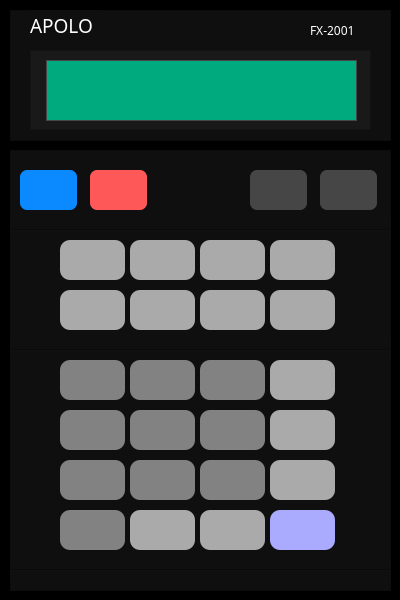
<?xml version="1.0" encoding="UTF-8"?>
<ui version="4.0">
 <class>Calculadora</class>
 <widget class="QWidget" name="Calculadora">
  <property name="geometry">
   <rect>
    <x>0</x>
    <y>0</y>
    <width>400</width>
    <height>600</height>
   </rect>
  </property>
  <property name="minimumSize">
   <size>
    <width>400</width>
    <height>600</height>
   </size>
  </property>
  <property name="maximumSize">
   <size>
    <width>400</width>
    <height>600</height>
   </size>
  </property>
  <property name="windowTitle">
   <string>Calculadora</string>
  </property>
  <property name="styleSheet">
   <string notr="true">QWidget{
	background-color: rgb(0, 0, 0);
}</string>
  </property>
  <widget class="QFrame" name="Top">
   <property name="geometry">
    <rect>
     <x>10</x>
     <y>10</y>
     <width>381</width>
     <height>131</height>
    </rect>
   </property>
   <property name="styleSheet">
    <string notr="true">QFrame{
background-color: rgb(15, 15, 15);
}
</string>
   </property>
   <property name="frameShape">
    <enum>QFrame::StyledPanel</enum>
   </property>
   <property name="frameShadow">
    <enum>QFrame::Raised</enum>
   </property>
   <widget class="QFrame" name="LastDisplay">
    <property name="geometry">
     <rect>
      <x>20</x>
      <y>40</y>
      <width>341</width>
      <height>80</height>
     </rect>
    </property>
    <property name="styleSheet">
     <string notr="true">background-color: rgb(25,25,25);</string>
    </property>
    <property name="frameShape">
     <enum>QFrame::StyledPanel</enum>
    </property>
    <property name="frameShadow">
     <enum>QFrame::Raised</enum>
    </property>
    <widget class="QLabel" name="Display">
     <property name="enabled">
      <bool>true</bool>
     </property>
     <property name="geometry">
      <rect>
       <x>16</x>
       <y>10</y>
       <width>311</width>
       <height>61</height>
      </rect>
     </property>
     <property name="font">
      <font>
       <family>Tahoma</family>
       <pointsize>14</pointsize>
       <weight>50</weight>
       <bold>false</bold>
      </font>
     </property>
     <property name="styleSheet">
      <string notr="true">QLabel{
    border: 0.5px solid rgb(70,70,70);
    background-color: rgb(0, 170, 127);
}</string>
     </property>
     <property name="text">
      <string/>
     </property>
     <property name="alignment">
      <set>Qt::AlignRight|Qt::AlignTrailing|Qt::AlignVCenter</set>
     </property>
    </widget>
   </widget>
   <widget class="QLabel" name="Marca">
    <property name="geometry">
     <rect>
      <x>20</x>
      <y>0</y>
      <width>71</width>
      <height>31</height>
     </rect>
    </property>
    <property name="font">
     <font>
      <family>Eras Demi ITC</family>
      <pointsize>14</pointsize>
      <weight>50</weight>
      <italic>false</italic>
      <bold>false</bold>
     </font>
    </property>
    <property name="styleSheet">
     <string notr="true">color: rgb(255, 255, 255);</string>
    </property>
    <property name="text">
     <string>APOLO</string>
    </property>
   </widget>
   <widget class="QLabel" name="Modelo">
    <property name="geometry">
     <rect>
      <x>300</x>
      <y>10</y>
      <width>51</width>
      <height>21</height>
     </rect>
    </property>
    <property name="font">
     <font>
      <family>Arial Rounded MT Bold</family>
      <pointsize>9</pointsize>
      <weight>50</weight>
      <bold>false</bold>
     </font>
    </property>
    <property name="styleSheet">
     <string notr="true">color: rgb(255, 255, 255);</string>
    </property>
    <property name="text">
     <string>FX-2001</string>
    </property>
   </widget>
  </widget>
  <widget class="QFrame" name="Bot">
   <property name="geometry">
    <rect>
     <x>10</x>
     <y>150</y>
     <width>381</width>
     <height>441</height>
    </rect>
   </property>
   <property name="styleSheet">
    <string notr="true">background-color: rgb(15, 15, 15);</string>
   </property>
   <property name="frameShape">
    <enum>QFrame::StyledPanel</enum>
   </property>
   <property name="frameShadow">
    <enum>QFrame::Raised</enum>
   </property>
   <widget class="QPushButton" name="BtnDEL">
    <property name="geometry">
     <rect>
      <x>10</x>
      <y>20</y>
      <width>57</width>
      <height>40</height>
     </rect>
    </property>
    <property name="styleSheet">
     <string notr="true">QPushButton {
background-color: rgb(11, 137, 255);
border-radius: 7px;
}
QPushButton:pressed {
background-color: rgb(1, 111, 255);
}</string>
    </property>
    <property name="text">
     <string/>
    </property>
    <property name="icon">
     <iconset>
      <normaloff>Calculadora Python/Iconos/DEL_AC/DEL.png</normaloff>Calculadora Python/Iconos/DEL_AC/DEL.png</iconset>
    </property>
    <property name="iconSize">
     <size>
      <width>30</width>
      <height>40</height>
     </size>
    </property>
   </widget>
   <widget class="QPushButton" name="BtnAC">
    <property name="geometry">
     <rect>
      <x>80</x>
      <y>20</y>
      <width>57</width>
      <height>40</height>
     </rect>
    </property>
    <property name="styleSheet">
     <string notr="true">QPushButton {
background-color: rgb(255, 88, 88);
border-radius: 7px;
}
QPushButton:pressed {
background-color: rgb(255, 43, 43);
}</string>
    </property>
    <property name="text">
     <string/>
    </property>
    <property name="icon">
     <iconset>
      <normaloff>Calculadora Python/Iconos/DEL_AC/AC.png</normaloff>Calculadora Python/Iconos/DEL_AC/AC.png</iconset>
    </property>
    <property name="iconSize">
     <size>
      <width>30</width>
      <height>40</height>
     </size>
    </property>
   </widget>
   <widget class="QPushButton" name="BtnON">
    <property name="geometry">
     <rect>
      <x>240</x>
      <y>20</y>
      <width>57</width>
      <height>40</height>
     </rect>
    </property>
    <property name="styleSheet">
     <string notr="true">QPushButton {
background-color: rgb(70, 70, 70);
border-radius: 7px;
}
QPushButton:pressed {
background-color: rgb(35, 35, 35);
}</string>
    </property>
    <property name="text">
     <string/>
    </property>
    <property name="icon">
     <iconset>
      <normaloff>Calculadora Python/Iconos/ON_OFF/Encendido.png</normaloff>Calculadora Python/Iconos/ON_OFF/Encendido.png</iconset>
    </property>
    <property name="iconSize">
     <size>
      <width>30</width>
      <height>40</height>
     </size>
    </property>
   </widget>
   <widget class="QPushButton" name="BtnOFF">
    <property name="geometry">
     <rect>
      <x>310</x>
      <y>20</y>
      <width>57</width>
      <height>40</height>
     </rect>
    </property>
    <property name="styleSheet">
     <string notr="true">QPushButton {
background-color: rgb(70, 70, 70);
border-radius: 7px;
}
QPushButton:pressed {
background-color: rgb(35, 35, 35);
}</string>
    </property>
    <property name="text">
     <string/>
    </property>
    <property name="icon">
     <iconset>
      <normaloff>Calculadora Python/Iconos/ON_OFF/Apagado.png</normaloff>Calculadora Python/Iconos/ON_OFF/Apagado.png</iconset>
    </property>
    <property name="iconSize">
     <size>
      <width>30</width>
      <height>40</height>
     </size>
    </property>
   </widget>
   <widget class="QPushButton" name="BtnLn">
    <property name="geometry">
     <rect>
      <x>50</x>
      <y>90</y>
      <width>65</width>
      <height>40</height>
     </rect>
    </property>
    <property name="styleSheet">
     <string notr="true">QPushButton {
background-color: rgb(170,170,170);
border-radius: 10px;
}
QPushButton:pressed {
background-color: rgb(120,120, 120);
}</string>
    </property>
    <property name="text">
     <string/>
    </property>
    <property name="icon">
     <iconset>
      <normaloff>Calculadora Python/Iconos/Operadores/Logaritmo_natural.png</normaloff>Calculadora Python/Iconos/Operadores/Logaritmo_natural.png</iconset>
    </property>
    <property name="iconSize">
     <size>
      <width>35</width>
      <height>40</height>
     </size>
    </property>
   </widget>
   <widget class="QPushButton" name="BtnLog">
    <property name="geometry">
     <rect>
      <x>120</x>
      <y>90</y>
      <width>65</width>
      <height>40</height>
     </rect>
    </property>
    <property name="styleSheet">
     <string notr="true">QPushButton {
background-color: rgb(170,170,170);
border-radius: 10px;
}
QPushButton:pressed {
background-color: rgb(120,120, 120);
}</string>
    </property>
    <property name="text">
     <string/>
    </property>
    <property name="icon">
     <iconset>
      <normaloff>Calculadora Python/Iconos/Operadores/Logaritmo.png</normaloff>Calculadora Python/Iconos/Operadores/Logaritmo.png</iconset>
    </property>
    <property name="iconSize">
     <size>
      <width>35</width>
      <height>40</height>
     </size>
    </property>
   </widget>
   <widget class="QPushButton" name="BtnExp2">
    <property name="geometry">
     <rect>
      <x>190</x>
      <y>90</y>
      <width>65</width>
      <height>40</height>
     </rect>
    </property>
    <property name="styleSheet">
     <string notr="true">QPushButton {
background-color: rgb(170,170,170);
border-radius: 10px;
}
QPushButton:pressed {
background-color: rgb(120,120, 120);
}</string>
    </property>
    <property name="text">
     <string/>
    </property>
    <property name="icon">
     <iconset>
      <normaloff>Calculadora Python/Iconos/Operadores/Potencia_2.png</normaloff>Calculadora Python/Iconos/Operadores/Potencia_2.png</iconset>
    </property>
    <property name="iconSize">
     <size>
      <width>35</width>
      <height>40</height>
     </size>
    </property>
   </widget>
   <widget class="QPushButton" name="BtnExp3">
    <property name="geometry">
     <rect>
      <x>260</x>
      <y>90</y>
      <width>65</width>
      <height>40</height>
     </rect>
    </property>
    <property name="styleSheet">
     <string notr="true">QPushButton {
background-color: rgb(170,170,170);
border-radius: 10px;
}
QPushButton:pressed {
background-color: rgb(120,120, 120);
}</string>
    </property>
    <property name="text">
     <string/>
    </property>
    <property name="icon">
     <iconset>
      <normaloff>Calculadora Python/Iconos/Operadores/Potencia_3.png</normaloff>Calculadora Python/Iconos/Operadores/Potencia_3.png</iconset>
    </property>
    <property name="iconSize">
     <size>
      <width>35</width>
      <height>40</height>
     </size>
    </property>
   </widget>
   <widget class="QPushButton" name="BtnParDer">
    <property name="geometry">
     <rect>
      <x>260</x>
      <y>140</y>
      <width>65</width>
      <height>40</height>
     </rect>
    </property>
    <property name="styleSheet">
     <string notr="true">QPushButton {
background-color: rgb(170,170,170);
border-radius: 10px;
}
QPushButton:pressed {
background-color: rgb(120,120, 120);
}</string>
    </property>
    <property name="text">
     <string/>
    </property>
    <property name="icon">
     <iconset>
      <normaloff>Calculadora Python/Iconos/Operadores/ParDer.png</normaloff>Calculadora Python/Iconos/Operadores/ParDer.png</iconset>
    </property>
    <property name="iconSize">
     <size>
      <width>35</width>
      <height>40</height>
     </size>
    </property>
   </widget>
   <widget class="QPushButton" name="BtnPorc">
    <property name="geometry">
     <rect>
      <x>50</x>
      <y>140</y>
      <width>65</width>
      <height>40</height>
     </rect>
    </property>
    <property name="styleSheet">
     <string notr="true">QPushButton {
background-color: rgb(170,170,170);
border-radius: 10px;
}
QPushButton:pressed {
background-color: rgb(120,120, 120);
}</string>
    </property>
    <property name="text">
     <string/>
    </property>
    <property name="icon">
     <iconset>
      <normaloff>Calculadora Python/Iconos/Operadores/Porcentaje.png</normaloff>Calculadora Python/Iconos/Operadores/Porcentaje.png</iconset>
    </property>
    <property name="iconSize">
     <size>
      <width>35</width>
      <height>40</height>
     </size>
    </property>
   </widget>
   <widget class="QPushButton" name="BtnParIzq">
    <property name="geometry">
     <rect>
      <x>190</x>
      <y>140</y>
      <width>65</width>
      <height>40</height>
     </rect>
    </property>
    <property name="styleSheet">
     <string notr="true">QPushButton {
background-color: rgb(170,170,170);
border-radius: 10px;
}
QPushButton:pressed {
background-color: rgb(120,120, 120);
}</string>
    </property>
    <property name="text">
     <string/>
    </property>
    <property name="icon">
     <iconset>
      <normaloff>Calculadora Python/Iconos/Operadores/ParIz.png</normaloff>Calculadora Python/Iconos/Operadores/ParIz.png</iconset>
    </property>
    <property name="iconSize">
     <size>
      <width>35</width>
      <height>40</height>
     </size>
    </property>
   </widget>
   <widget class="QPushButton" name="BtnFact">
    <property name="geometry">
     <rect>
      <x>120</x>
      <y>140</y>
      <width>65</width>
      <height>40</height>
     </rect>
    </property>
    <property name="styleSheet">
     <string notr="true">QPushButton {
background-color: rgb(170,170,170);
border-radius: 10px;
}
QPushButton:pressed {
background-color: rgb(120,120, 120);
}</string>
    </property>
    <property name="text">
     <string/>
    </property>
    <property name="icon">
     <iconset>
      <normaloff>Calculadora Python/Iconos/Operadores/Factorial.png</normaloff>Calculadora Python/Iconos/Operadores/Factorial.png</iconset>
    </property>
    <property name="iconSize">
     <size>
      <width>35</width>
      <height>40</height>
     </size>
    </property>
   </widget>
   <widget class="QPushButton" name="Btn8">
    <property name="geometry">
     <rect>
      <x>120</x>
      <y>210</y>
      <width>65</width>
      <height>40</height>
     </rect>
    </property>
    <property name="styleSheet">
     <string notr="true">QPushButton {
background-color: rgb(130,130,130);
border-radius: 10px;
}
QPushButton:pressed {
background-color: rgb(90,90, 90);
}
</string>
    </property>
    <property name="text">
     <string/>
    </property>
    <property name="icon">
     <iconset>
      <normaloff>Calculadora Python/Iconos/Números/8.png</normaloff>Calculadora Python/Iconos/Números/8.png</iconset>
    </property>
    <property name="iconSize">
     <size>
      <width>35</width>
      <height>40</height>
     </size>
    </property>
   </widget>
   <widget class="QPushButton" name="Btn7">
    <property name="geometry">
     <rect>
      <x>50</x>
      <y>210</y>
      <width>65</width>
      <height>40</height>
     </rect>
    </property>
    <property name="styleSheet">
     <string notr="true">QPushButton {
background-color: rgb(130,130,130);
border-radius: 10px;
}
QPushButton:pressed {
background-color: rgb(90,90, 90);
}</string>
    </property>
    <property name="text">
     <string/>
    </property>
    <property name="icon">
     <iconset>
      <normaloff>Calculadora Python/Iconos/Números/7.png</normaloff>Calculadora Python/Iconos/Números/7.png</iconset>
    </property>
    <property name="iconSize">
     <size>
      <width>35</width>
      <height>40</height>
     </size>
    </property>
   </widget>
   <widget class="QPushButton" name="Btn9">
    <property name="geometry">
     <rect>
      <x>190</x>
      <y>210</y>
      <width>65</width>
      <height>40</height>
     </rect>
    </property>
    <property name="styleSheet">
     <string notr="true">QPushButton {
background-color: rgb(130,130,130);
border-radius: 10px;
}
QPushButton:pressed {
background-color: rgb(90,90, 90);
}</string>
    </property>
    <property name="text">
     <string/>
    </property>
    <property name="icon">
     <iconset>
      <normaloff>Calculadora Python/Iconos/Números/9.png</normaloff>Calculadora Python/Iconos/Números/9.png</iconset>
    </property>
    <property name="iconSize">
     <size>
      <width>35</width>
      <height>40</height>
     </size>
    </property>
   </widget>
   <widget class="QPushButton" name="BtnSum">
    <property name="geometry">
     <rect>
      <x>260</x>
      <y>210</y>
      <width>65</width>
      <height>40</height>
     </rect>
    </property>
    <property name="styleSheet">
     <string notr="true">QPushButton {
background-color: rgb(170, 170, 170);
border-radius: 10px;
}
QPushButton:pressed {
background-color: rgb(120,120, 120);
}</string>
    </property>
    <property name="text">
     <string/>
    </property>
    <property name="icon">
     <iconset>
      <normaloff>Calculadora Python/Iconos/Operadores/Suma.png</normaloff>Calculadora Python/Iconos/Operadores/Suma.png</iconset>
    </property>
    <property name="iconSize">
     <size>
      <width>35</width>
      <height>40</height>
     </size>
    </property>
   </widget>
   <widget class="QPushButton" name="Btn5">
    <property name="geometry">
     <rect>
      <x>120</x>
      <y>260</y>
      <width>65</width>
      <height>40</height>
     </rect>
    </property>
    <property name="styleSheet">
     <string notr="true">QPushButton {
background-color: rgb(130,130,130);
border-radius: 10px;
}
QPushButton:pressed {
background-color: rgb(90,90, 90);
}</string>
    </property>
    <property name="text">
     <string/>
    </property>
    <property name="icon">
     <iconset>
      <normaloff>Calculadora Python/Iconos/Números/5.png</normaloff>Calculadora Python/Iconos/Números/5.png</iconset>
    </property>
    <property name="iconSize">
     <size>
      <width>35</width>
      <height>40</height>
     </size>
    </property>
   </widget>
   <widget class="QPushButton" name="Btn4">
    <property name="geometry">
     <rect>
      <x>50</x>
      <y>260</y>
      <width>65</width>
      <height>40</height>
     </rect>
    </property>
    <property name="styleSheet">
     <string notr="true">QPushButton {
background-color: rgb(130,130,130);
border-radius: 10px;
}
QPushButton:pressed {
background-color: rgb(90,90, 90);
}</string>
    </property>
    <property name="text">
     <string/>
    </property>
    <property name="icon">
     <iconset>
      <normaloff>Calculadora Python/Iconos/Números/4.png</normaloff>Calculadora Python/Iconos/Números/4.png</iconset>
    </property>
    <property name="iconSize">
     <size>
      <width>35</width>
      <height>40</height>
     </size>
    </property>
   </widget>
   <widget class="QPushButton" name="Btn6">
    <property name="geometry">
     <rect>
      <x>190</x>
      <y>260</y>
      <width>65</width>
      <height>40</height>
     </rect>
    </property>
    <property name="styleSheet">
     <string notr="true">QPushButton {
background-color: rgb(130,130,130);
border-radius: 10px;
}
QPushButton:pressed {
background-color: rgb(90,90, 90);
}</string>
    </property>
    <property name="text">
     <string/>
    </property>
    <property name="icon">
     <iconset>
      <normaloff>Calculadora Python/Iconos/Números/6.png</normaloff>Calculadora Python/Iconos/Números/6.png</iconset>
    </property>
    <property name="iconSize">
     <size>
      <width>35</width>
      <height>40</height>
     </size>
    </property>
   </widget>
   <widget class="QPushButton" name="BtnRes">
    <property name="geometry">
     <rect>
      <x>260</x>
      <y>260</y>
      <width>65</width>
      <height>40</height>
     </rect>
    </property>
    <property name="styleSheet">
     <string notr="true">QPushButton {
background-color: rgb(170,170,170);
border-radius: 10px;
}
QPushButton:pressed {
background-color: rgb(120,120, 120);
}</string>
    </property>
    <property name="text">
     <string/>
    </property>
    <property name="icon">
     <iconset>
      <normaloff>Calculadora Python/Iconos/Operadores/Resta.png</normaloff>Calculadora Python/Iconos/Operadores/Resta.png</iconset>
    </property>
    <property name="iconSize">
     <size>
      <width>35</width>
      <height>40</height>
     </size>
    </property>
   </widget>
   <widget class="QPushButton" name="Btn2">
    <property name="geometry">
     <rect>
      <x>120</x>
      <y>310</y>
      <width>65</width>
      <height>40</height>
     </rect>
    </property>
    <property name="styleSheet">
     <string notr="true">QPushButton {
background-color: rgb(130,130,130);
border-radius: 10px;
}
QPushButton:pressed {
background-color: rgb(90,90, 90);
}</string>
    </property>
    <property name="text">
     <string/>
    </property>
    <property name="icon">
     <iconset>
      <normaloff>Calculadora Python/Iconos/Números/2.png</normaloff>Calculadora Python/Iconos/Números/2.png</iconset>
    </property>
    <property name="iconSize">
     <size>
      <width>35</width>
      <height>40</height>
     </size>
    </property>
   </widget>
   <widget class="QPushButton" name="Btn1">
    <property name="geometry">
     <rect>
      <x>50</x>
      <y>310</y>
      <width>65</width>
      <height>40</height>
     </rect>
    </property>
    <property name="styleSheet">
     <string notr="true">QPushButton {
background-color: rgb(130,130,130);
border-radius: 10px;
}
QPushButton:pressed {
background-color: rgb(90,90, 90);
}</string>
    </property>
    <property name="text">
     <string/>
    </property>
    <property name="icon">
     <iconset>
      <normaloff>Calculadora Python/Iconos/Números/1.png</normaloff>Calculadora Python/Iconos/Números/1.png</iconset>
    </property>
    <property name="iconSize">
     <size>
      <width>35</width>
      <height>40</height>
     </size>
    </property>
   </widget>
   <widget class="QPushButton" name="Btn3">
    <property name="geometry">
     <rect>
      <x>190</x>
      <y>310</y>
      <width>65</width>
      <height>40</height>
     </rect>
    </property>
    <property name="styleSheet">
     <string notr="true">QPushButton {
background-color: rgb(130,130,130);
border-radius: 10px;
}
QPushButton:pressed {
background-color: rgb(90,90, 90);
}</string>
    </property>
    <property name="text">
     <string/>
    </property>
    <property name="icon">
     <iconset>
      <normaloff>Calculadora Python/Iconos/Números/3.png</normaloff>Calculadora Python/Iconos/Números/3.png</iconset>
    </property>
    <property name="iconSize">
     <size>
      <width>35</width>
      <height>40</height>
     </size>
    </property>
   </widget>
   <widget class="QPushButton" name="BtnMult">
    <property name="geometry">
     <rect>
      <x>260</x>
      <y>310</y>
      <width>65</width>
      <height>40</height>
     </rect>
    </property>
    <property name="styleSheet">
     <string notr="true">QPushButton {
background-color: rgb(170,170,170);
border-radius: 10px;
}
QPushButton:pressed {
background-color: rgb(120,120, 120);
}</string>
    </property>
    <property name="text">
     <string/>
    </property>
    <property name="icon">
     <iconset>
      <normaloff>Calculadora Python/Iconos/Operadores/Mutiplicación.png</normaloff>Calculadora Python/Iconos/Operadores/Mutiplicación.png</iconset>
    </property>
    <property name="iconSize">
     <size>
      <width>35</width>
      <height>40</height>
     </size>
    </property>
   </widget>
   <widget class="QPushButton" name="BtnPunto">
    <property name="geometry">
     <rect>
      <x>120</x>
      <y>360</y>
      <width>65</width>
      <height>40</height>
     </rect>
    </property>
    <property name="styleSheet">
     <string notr="true">QPushButton {
background-color: rgb(170,170,170);
border-radius: 10px;
}
QPushButton:pressed {
background-color: rgb(120,120, 120);
}</string>
    </property>
    <property name="text">
     <string/>
    </property>
    <property name="icon">
     <iconset>
      <normaloff>Calculadora Python/Iconos/Operadores/Punto.png</normaloff>Calculadora Python/Iconos/Operadores/Punto.png</iconset>
    </property>
    <property name="iconSize">
     <size>
      <width>20</width>
      <height>20</height>
     </size>
    </property>
   </widget>
   <widget class="QPushButton" name="Btn0">
    <property name="geometry">
     <rect>
      <x>50</x>
      <y>360</y>
      <width>65</width>
      <height>40</height>
     </rect>
    </property>
    <property name="styleSheet">
     <string notr="true">QPushButton {
background-color: rgb(130,130,130);
border-radius: 10px;
}
QPushButton:pressed {
background-color: rgb(90,90, 90);
}</string>
    </property>
    <property name="text">
     <string/>
    </property>
    <property name="icon">
     <iconset>
      <normaloff>Calculadora Python/Iconos/Números/0.png</normaloff>Calculadora Python/Iconos/Números/0.png</iconset>
    </property>
    <property name="iconSize">
     <size>
      <width>35</width>
      <height>40</height>
     </size>
    </property>
   </widget>
   <widget class="QPushButton" name="BtnDiv">
    <property name="geometry">
     <rect>
      <x>190</x>
      <y>360</y>
      <width>65</width>
      <height>40</height>
     </rect>
    </property>
    <property name="styleSheet">
     <string notr="true">QPushButton {
background-color: rgb(170,170,170);
border-radius: 10px;
}
QPushButton:pressed {
background-color: rgb(120,120, 120);
}</string>
    </property>
    <property name="text">
     <string/>
    </property>
    <property name="icon">
     <iconset>
      <normaloff>Calculadora Python/Iconos/Operadores/Dividir.png</normaloff>Calculadora Python/Iconos/Operadores/Dividir.png</iconset>
    </property>
    <property name="iconSize">
     <size>
      <width>35</width>
      <height>40</height>
     </size>
    </property>
   </widget>
   <widget class="QPushButton" name="BtnResultado">
    <property name="geometry">
     <rect>
      <x>260</x>
      <y>360</y>
      <width>65</width>
      <height>40</height>
     </rect>
    </property>
    <property name="styleSheet">
     <string notr="true">QPushButton {
background-color: rgb(170, 170, 255);
border-radius: 10px;
}
QPushButton:pressed {
background-color: rgb(170, 85, 255);
}</string>
    </property>
    <property name="text">
     <string/>
    </property>
    <property name="icon">
     <iconset>
      <normaloff>Calculadora Python/Iconos/Operadores/Igual.png</normaloff>Calculadora Python/Iconos/Operadores/Igual.png</iconset>
    </property>
    <property name="iconSize">
     <size>
      <width>20</width>
      <height>35</height>
     </size>
    </property>
   </widget>
   <widget class="Line" name="Separador1">
    <property name="geometry">
     <rect>
      <x>-3</x>
      <y>70</y>
      <width>391</width>
      <height>20</height>
     </rect>
    </property>
    <property name="styleSheet">
     <string notr="true"/>
    </property>
    <property name="orientation">
     <enum>Qt::Horizontal</enum>
    </property>
   </widget>
   <widget class="Line" name="Separador2">
    <property name="geometry">
     <rect>
      <x>0</x>
      <y>190</y>
      <width>381</width>
      <height>20</height>
     </rect>
    </property>
    <property name="styleSheet">
     <string notr="true"/>
    </property>
    <property name="orientation">
     <enum>Qt::Horizontal</enum>
    </property>
   </widget>
   <widget class="Line" name="Separador3">
    <property name="geometry">
     <rect>
      <x>0</x>
      <y>410</y>
      <width>381</width>
      <height>20</height>
     </rect>
    </property>
    <property name="styleSheet">
     <string notr="true"/>
    </property>
    <property name="orientation">
     <enum>Qt::Horizontal</enum>
    </property>
   </widget>
  </widget>
 </widget>
 <resources/>
 <connections/>
</ui>
